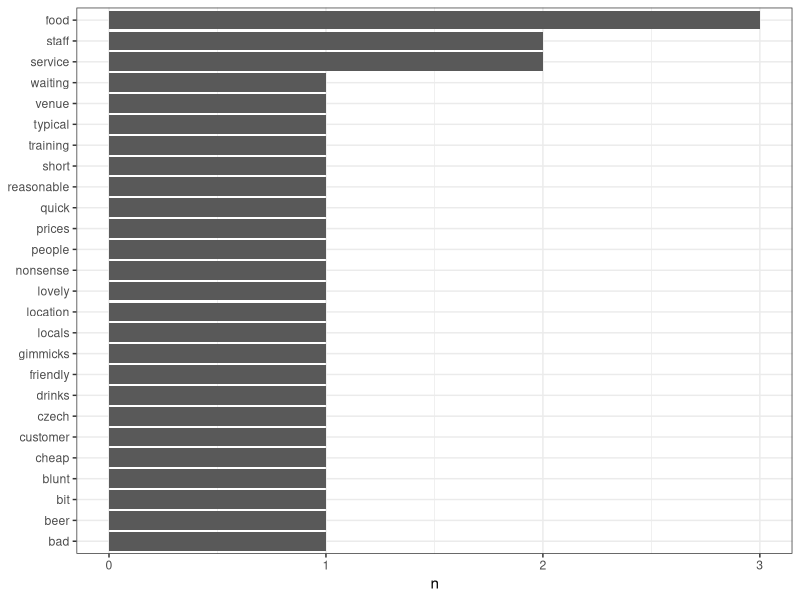

Write the R code that produced this figure. (Note: this script raises an error after producing the figure.)

#install.packages("tidytext")

library(tidytext)
library(dplyr)


# Tidy data: (Wickham, Hadley. 2014. “Tidy Data.” Journal of Statistical Software 59 (1): 1–23. doi:10.18637/jss.v059.i10.)
#Each variable is a column
#Each observation is a row
#Each type of observational unit is a table


text <- c("The food is typical Czech, and the beer is good. The service is quick, if short and blunt, and the waiting on staff could do with a bit of customer service training",
          "The food was okay. Really not bad, but we had better",
          "A venue full of locals. No nonsense, no gimmicks. Only went for drinks which were good and cheap. People friendly enough.",
          "Great food, lovely staff, very reasonable prices considering the location!")
text_df <- data_frame(line = 1:4, text = text)


text_df <- text_df %>%
  unnest_tokens(word, text)

data(stop_words)
head(stop_words)
text_df <- text_df %>% anti_join(stop_words)
head(text_df)


library(ggplot2)
text_df %>% 
  count(word, sort=T) %>%
  mutate(word = reorder(word, n)) %>%
  ggplot(aes(word, n)) +
  geom_col() +
  xlab(NULL) +
  coord_flip()+
  theme_bw()


############ Different lexicon #############

get_sentiments("afinn") %>% 
  filter(score==-5) %>% 
  head

get_sentiments("afinn") %>% 
  filter(score==0) %>% 
  head

get_sentiments("afinn") %>% 
  filter(score==5) %>% 
  head


get_sentiments("bing") %>% head


get_sentiments("nrc") %>% head


############################# Bing sentiment dat ###################################

# lexicon categorizes words in a binary fashion into positive and negative categories  
bing <- get_sentiments("bing") # https://www.cs.uic.edu/~liub/FBS/sentiment-analysis.html (Bing Liu and coauthors)

# Join the sentiment data
text_df %>% inner_join(bing)


# Group
text_df %>% inner_join(bing) %>% count(line,sentiment)

# Plot
text_df %>% 
  inner_join(bing) %>% 
  count(line,sentiment) %>%
  ggplot(aes(line, n, fill=sentiment))+
  geom_col()+
  coord_flip()+
  theme_bw()


############################# Afinn sentiment dat ###################################
afinn <- get_sentiments("afinn")


# Join the sentiment data
text_df %>% inner_join(afinn)


# Group
text_df %>% 
  inner_join(afinn) %>% 
  group_by(line) %>% 
  summarize(total_score = sum(score))

# Plot
text_df %>% 
  inner_join(afinn) %>% 
  group_by(line) %>% 
  summarize(total_score = sum(score)) %>%
  mutate(sentiment=ifelse(total_score>0,"positive","negative")) %>%
  ggplot(aes(line, total_score, fill=sentiment))+
  geom_col()+
  coord_flip()+
  theme_bw()


# What happened here? Review 3 is mostly positive

################################### Using bigrams  ###################################


text_df <- data_frame(line = 1:4, text = text)
text_df <- text_df %>%
  unnest_tokens(bigram, text, token="ngrams", n=2)
text_df


library(tidyr)
text_df <- text_df %>% separate(bigram, c("w1","w2"), sep=" ")
text_df


text_df %>% 
  filter(w1=="no") %>% 
  inner_join(afinn, by=c(w2="word"))
